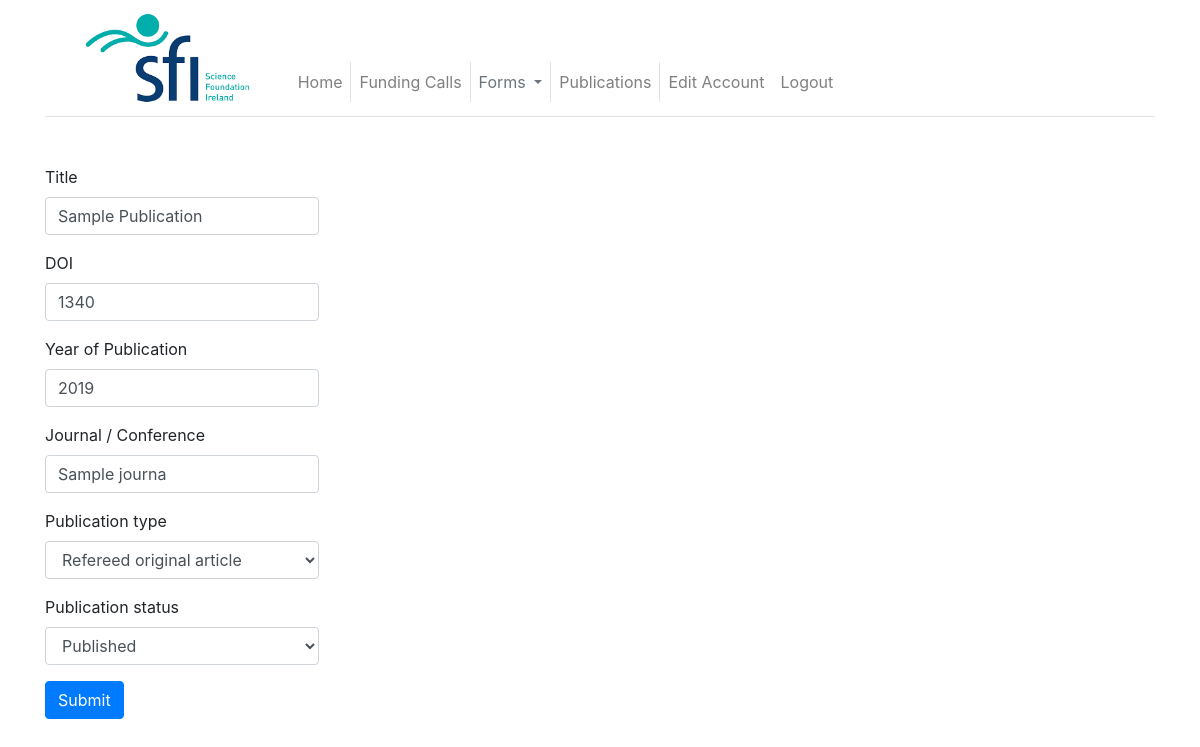
Screenshot of /publication/edit/1 (signed in) with the database file from the repository.
### app/models.py (models this page shows)
class Publication(db.Model):
    id = db.Column(db.Integer, primary_key=True)
    primary_user = db.Column(db.Integer, db.ForeignKey("user.id"))
    year = db.Column(db.Integer)
    type = db.Column(db.String(64))
    status = db.Column(db.String(64))
    doi = db.Column(db.String(64))
    title = db.Column(db.Text)
    journal = db.Column(db.Text)
    user = db.relationship("User")

### app/publications.py (the view, shortened to what this page needs)
@app.route("/publication/edit/<int:id>", methods=["GET", "POST"])
@login_required
def edit_publication(id):
    publication = Publication.query.filter_by(id=id).first_or_404()
    form = PublicationForm(obj=publication)
    return render_template("publication.html", form=form)

### app/publications.py
class PublicationForm(FlaskForm):
    title = StringField("Title", validators=[DataRequired()])
    doi = StringField("DOI")
    year = IntegerField("Year of Publication", validators=[DataRequired()])
    journal = StringField("Journal / Conference", validators=[DataRequired()])
    type = SelectField("Publication type", validators=[DataRequired()], choices=[(x,x) for x in [
        "Refereed original article",
        "Refereed review article",
        "Refereed conference paper",
        "Book",
        "Technical report"]])
    status = SelectField("Publication status", validators=[DataRequired()], choices=[(x,x) for x in [
        "Published",
        "In press"]])
    submit = SubmitField("Submit")

### app/models.py (called while the page is built)
@login.user_loader
def load_user(id):
    return User.query.get(int(id))

### app/routes.py (called while the page is built)
@app.before_request
def before_request():
    if current_user.is_authenticated:
        current_user.last_seen = datetime.utcnow()
        db.session.commit()

### app/templates/publication.html (shortened to what this page needs)
{% extends 'base.html' %}
{% from 'bootstrap/form.html' import render_form %}
{% block content %}
<div class="container">
    <div class="row mb-5">
        {{ render_form(form) }}
    </div>
</div>
{% endblock %}

### rows the page displays
Publication: title "Sample Publication", doi "1340", year "2019", journal "Sample journa", type "Refereed original article", status "Published"
